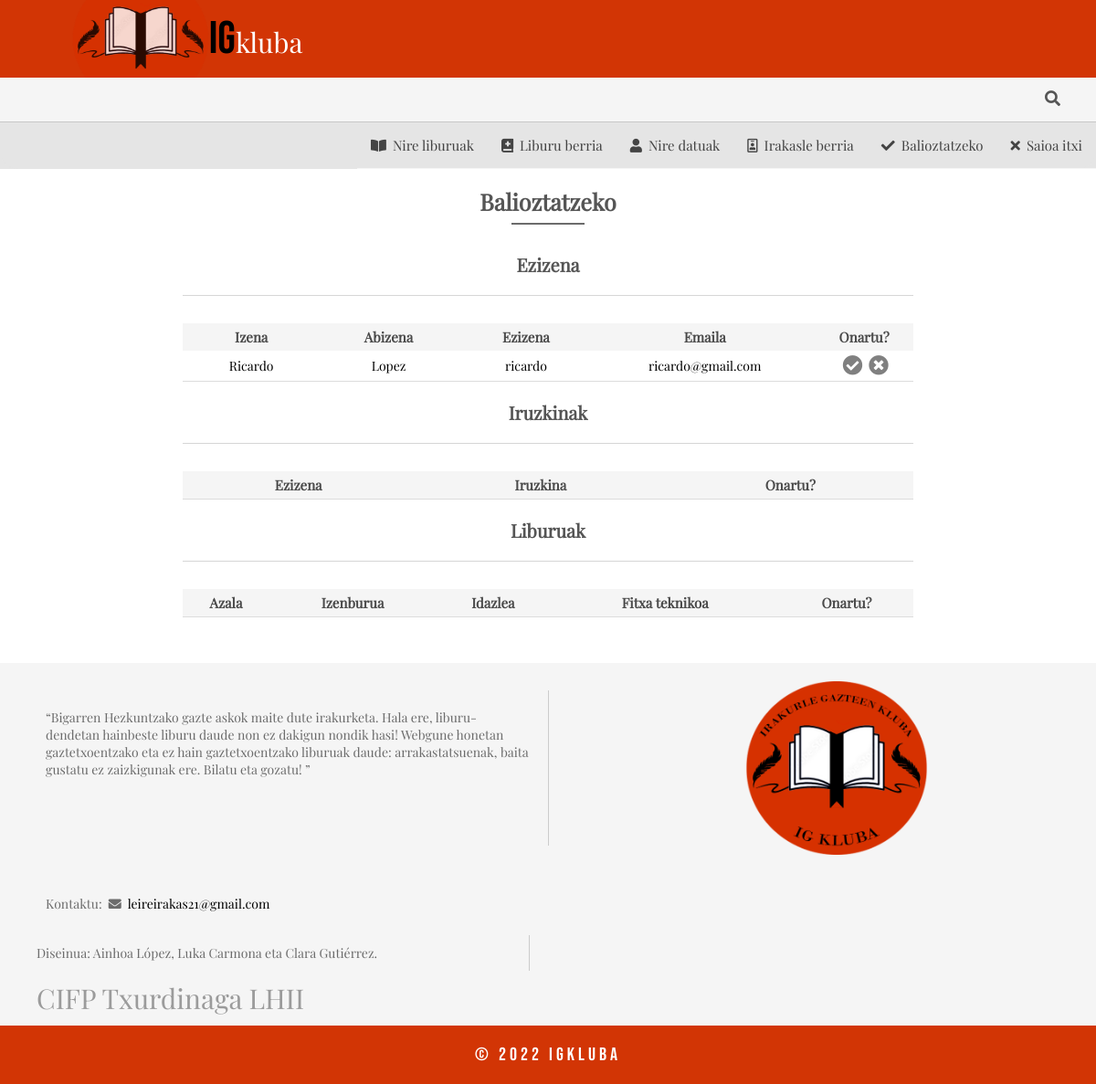
Screenshot of /validacion.php (signed in) with the database file from the repository.
### tables this page shows
CREATE TABLE usuarios (
  nombre varchar(20) NOT NULL,
  apellidos varchar(30) NOT NULL,
  correo varchar(30) NOT NULL,
  nickname varchar(30) NOT NULL,
  foto varchar(15) DEFAULT NULL,
  id_centro int(11) NOT NULL,
  fecha_nacimiento date DEFAULT NULL,
  tipo enum('Alumno','Profesor','Administrador') NOT NULL,
  validado tinyint(1) NOT NULL,
  movil char(9) DEFAULT NULL,
  password varchar(250) NOT NULL,
  id_nivel int(11),
  curso char(9) DEFAULT NULL
);

### validacion.php (the view, shortened to what this page needs)
<?php
include_once "database/conexion.php";
?>
<!DOCTYPE html>
<html lang="en">
<head>
    <head>
        <link rel="stylesheet" href="https://cdnjs.cloudflare.com/ajax/libs/font-awesome/5.14.0/css/all.min.css">
        <link rel="stylesheet" href="css/estilos.css">
    </head>
<body>
    <?php include('cabecera.php'); ?>
    <main class="container" id="validacion">
        <form action="validacion.php" method="post">
            <h2>Balioztatzeko</h2>
            <h3>Ezizena</h3>
            <table class="tabla-validar">
                <tr class="definicion-usuario">
                    <th>Izena</th>
                    <th>Abizena</th>
                    <th>Ezizena</th>
                    <th>Emaila</th>
                    <th>Onartu?</th>
                </tr>
                <?php
                $consulta = $miPDO->prepare("SELECT nombre, apellidos, nickname, correo FROM usuarios WHERE validado=0");
                $consulta->execute();
                $usuarios = $consulta->fetchAll();
                foreach ($usuarios as $posicion => $usuario) {
                    echo "<tr>";
                    echo "<td>" . $usuario['nombre'] . "</td>";
                    echo "<td>" . $usuario['apellidos'] . "</td>";
                    echo "<td>" . $usuario['nickname'] . "</td>";
                    echo "<td class='correo-usu' name= 'correo'>" . $usuario['correo'] . "</td>";
                    echo "<td>";
                    echo "<a class='boton_validacion validar-si' name='check' href='validacion.php?validado=1&correo=" . $usuario['correo'] . "' ><i class='fas fa-check-circle'></i></a> ";
                    echo "<a class='boton_validacion validar-no' name='check' href='validacion.php?validado=0&correo=" . $usuario['correo'] . "' ><i class='fas fa-times-circle'></i></a> ";
                    echo "</td>";
                    echo "</tr>";
                }
                ?>
                <table class="tabla-validar">
                    <tr class="definicion-usuario">
                        <th>Ezizena</th>
                        <th>Iruzkina</th>
                        <th>Onartu?</th>
                    </tr>
                    <h3>Iruzkinak</h3>
                </table>
                <table class="tabla-validar">
                    <tr class="definicion-usuario">
                        <th>Azala</th>
                        <th>Izenburua</th>
                        <th>Idazlea</th>
                        <th>Fitxa teknikoa</th>
                        <th>Onartu?</th>
                    </tr>
                    <h3>Liburuak</h3>
                </table>
        </form>
    </main>
    <?php include('pie-pagina.php'); ?>
</body>
</html>

### css/estilos.css (style rules this page uses)
* { margin: 0; padding: 0; box-sizing: border-box; }
html { font-size: 0.625em; }
body { font-size: 1.5rem; }
#validacion { width: 100%; font-family: "Playfair"; display: flex; flex-direction: column; align-items: center; margin-top: 50px; }
#validacion form { width: 95%; max-width: 800px; }
#validacion h2 { text-align: center; display: flex; flex-direction: column; align-items: center; color: #555555; margin-top: 20px; margin-bottom: 30px; font-size: 2.5rem; }
#validacion h2::after { content: ""; width: 80px; padding-top: 7px; border-bottom: 2px solid rgb(107, 107, 107); }
#validacion h3 { text-align: center; display: flex; flex-direction: column; align-items: center; color: #555555; margin-bottom: 30px; padding-bottom: 20px; font-size: 2rem; border-bottom: 1px solid #d6d6d6; }
.tabla-validar th { padding: 5px 0; font-weight: bold; color: rgb(74, 74, 74); text-align: center; font-size: 1.5rem; }
.tabla-validar { width: 100%; border-collapse: collapse; margin-bottom: 20px; border-bottom: 1px solid rgb(220, 220, 220); }
.tabla-validar tr:first-child { background-color: #f5f5f5; }
.tabla-validar tr { background-color: white; }
.tabla-validar td { padding: 5px 0; font-size: 1.4rem; text-align: center; min-width: 77px; }
.tabla-validar td:last-child { justify-content: flex-start; min-width: 0; }
.boton_validacion { text-decoration: none; border-radius: 3px; margin: 3px; margin-right: 0; color: grey; }
.boton_validacion i { font-size: 2.2rem; }
.container, .formulario__input, .form__button { font: 500 0.9rem "Quicksand", sans-serif; }

### rows the page displays
usuarios: nombre "Ricardo", apellidos "Lopez", nickname "ricardo", correo "ricardo@gmail.com"
